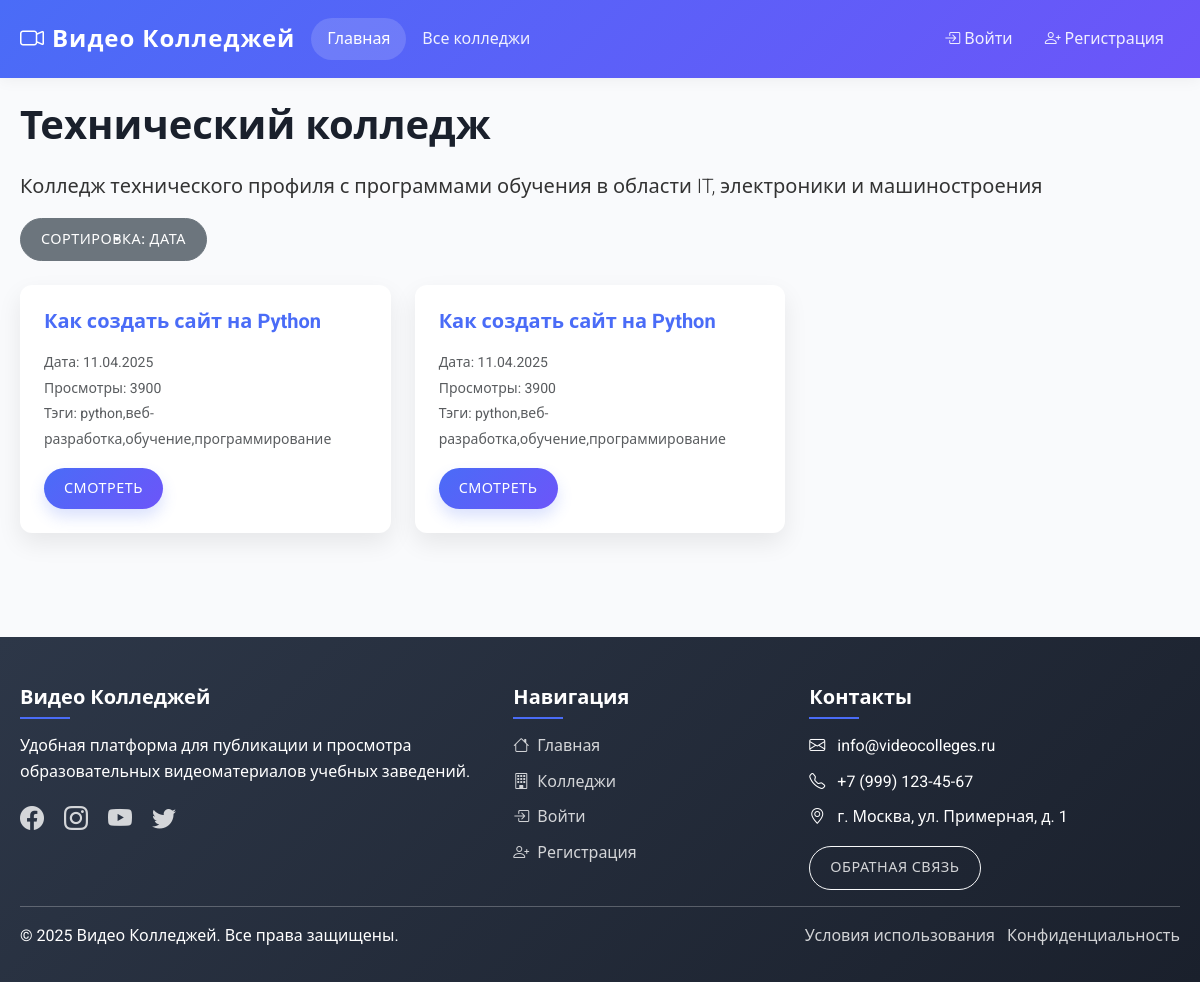
Screenshot of /index.php?page=college&id=1 with the database file from the repository.
### tables this page shows
CREATE TABLE IF NOT EXISTS colleges (
    id INT AUTO_INCREMENT PRIMARY KEY,
    name VARCHAR(255) NOT NULL,
    description TEXT,
    location VARCHAR(255),
    website VARCHAR(255),
    logo_url VARCHAR(255),
    created_at TIMESTAMP DEFAULT CURRENT_TIMESTAMP,
    updated_at TIMESTAMP DEFAULT CURRENT_TIMESTAMP ON UPDATE CURRENT_TIMESTAMP
);

CREATE TABLE IF NOT EXISTS videos (
    id INT AUTO_INCREMENT PRIMARY KEY,
    college_id INT NOT NULL,
    title VARCHAR(255) NOT NULL,
    description TEXT,
    url VARCHAR(255) NOT NULL,
    file_path VARCHAR(255) DEFAULT NULL,
    file_type VARCHAR(50) DEFAULT NULL,
    thumbnail_url VARCHAR(255),
    duration VARCHAR(10),
    views INT DEFAULT 0,
    status ENUM('pending', 'published', 'rejected') NOT NULL DEFAULT 'pending',
    created_at TIMESTAMP DEFAULT CURRENT_TIMESTAMP,
    updated_at TIMESTAMP DEFAULT CURRENT_TIMESTAMP ON UPDATE CURRENT_TIMESTAMP,
    FOREIGN KEY (college_id) REFERENCES colleges(id) ON DELETE CASCADE
);

### pages/college.php (the view, shortened to what this page needs)
<?php
$college_id = isset($_GET['id']) ? (int)$_GET['id'] : 0;
$stmt = $pdo->prepare("SELECT * FROM colleges WHERE id = ?");
$stmt->execute([$college_id]);
$college = $stmt->fetch();
$sort = isset($_GET['sort']) ? $_GET['sort'] : 'created_at';
$order = isset($_GET['order']) ? $_GET['order'] : 'desc';
$allowed_sorts = ['created_at', 'title', 'views'];
$sort = in_array($sort, $allowed_sorts) ? $sort : 'created_at';
$order = $order === 'asc' ? 'ASC' : 'DESC';
$query = "SELECT v.*, GROUP_CONCAT(DISTINCT vt.name) as tags
          FROM videos v
          LEFT JOIN video_tags vt ON v.id = vt.video_id
          WHERE v.college_id = ?
          GROUP BY v.id
          ORDER BY v.$sort $order";
$stmt = $pdo->prepare($query);
$stmt->execute([$college_id]);
$videos = $stmt->fetchAll();
?>
<div class="row">
    <div class="col-md-12">
        <h1><?php echo htmlspecialchars($college['name']); ?></h1>
        <p class="lead"><?php echo htmlspecialchars($college['description'] ?? ''); ?></p>
    </div>
</div>
<div class="row mb-4">
    <div class="col-md-12">
        <div class="dropdown">
            <button class="btn btn-secondary dropdown-toggle" type="button" data-bs-toggle="dropdown">
                Сортировка: <?php echo $sort === 'created_at' ? 'Дата' : ($sort === 'title' ? 'Название' : 'Просмотры'); ?>
            </button>
        </div>
    </div>
</div>
<div class="row">
    <?php foreach ($videos as $video): ?>
        <div class="col-md-4 mb-4">
            <div class="card h-100">
                <div class="card-body">
                    <h5 class="card-title"><?php echo htmlspecialchars($video['title']); ?></h5>
                    <p class="card-text">
                        <small class="text-muted">
                            Дата: <?php echo date('d.m.Y', strtotime($video['created_at'])); ?><br>
                            Просмотры: <?php echo $video['views']; ?><br>
                            Тэги: <?php echo $video['tags'] ? htmlspecialchars($video['tags']) : 'Нет тэгов'; ?>
                        </small>
                    </p>
                    <a href="index.php?page=video&id=<?php echo $video['id']; ?>" class="btn btn-primary">Смотреть</a>
                </div>
            </div>
        </div>
    <?php endforeach; ?>
</div>

### assets/css/modern-style.css (style rules this page uses)
:root { --primary-color: #4a6cf7; --secondary-color: #6c55f9; --accent-color: #ff6b6b; --dark-color: #2d3748; --light-color: #ffffff; --gray-color: #f8f9fa; --text-color: #333333; --border-radius: 12px; --box-shadow: 0 10px 25px rgba(0, 0, 0, 0.08); --transition: all 0.3s ease; }
body { font-family: 'Roboto', 'Segoe UI', sans-serif; background-color: #f9fafc; color: var(--text-color); line-height: 1.6; }
h1, h2, h3, h4, h5, h6 { font-weight: 700; margin-bottom: 1.2rem; color: #1a202c; }
h1 { font-size: 2.5rem; }
.card { border: none; border-radius: var(--border-radius); box-shadow: var(--box-shadow); transition: var(--transition); overflow: hidden; height: 100%; }
.card-body { padding: 1.5rem; }
.card-title { color: var(--primary-color); font-weight: 700; margin-bottom: 1rem; }
.btn { border-radius: 50px; padding: 10px 20px; font-weight: 500; letter-spacing: 0.5px; transition: var(--transition); position: relative; overflow: hidden; font-size: 0.9rem; text-transform: uppercase; }
.btn::after { content: ""; position: absolute; top: 50%; left: 50%; width: 0; height: 0; background: rgba(255, 255, 255, 0.2); border-radius: 50%; transform: translate(-50%, -50%); transition: width 0.5s, height 0.5s; }
.btn-primary { background: linear-gradient(135deg, var(--primary-color) 0%, var(--secondary-color) 100%); border: none; box-shadow: 0 8px 15px rgba(74, 108, 247, 0.2); }
.fade-in { animation: fadeIn 0.6s ease-in; }

### rows the page displays
colleges: name "Технический колледж", description "Колледж технического профиля с программами обучения в области IT, электроники и машиностроения"
videos: title "Как создать сайт на Python", created_at "11.04.2025", views "3900", tags "python,веб-разработка,обучение,программирование"
videos: title "Как создать сайт на Python", created_at "11.04.2025", views "3900", tags "python,веб-разработка,обучение,программирование"
